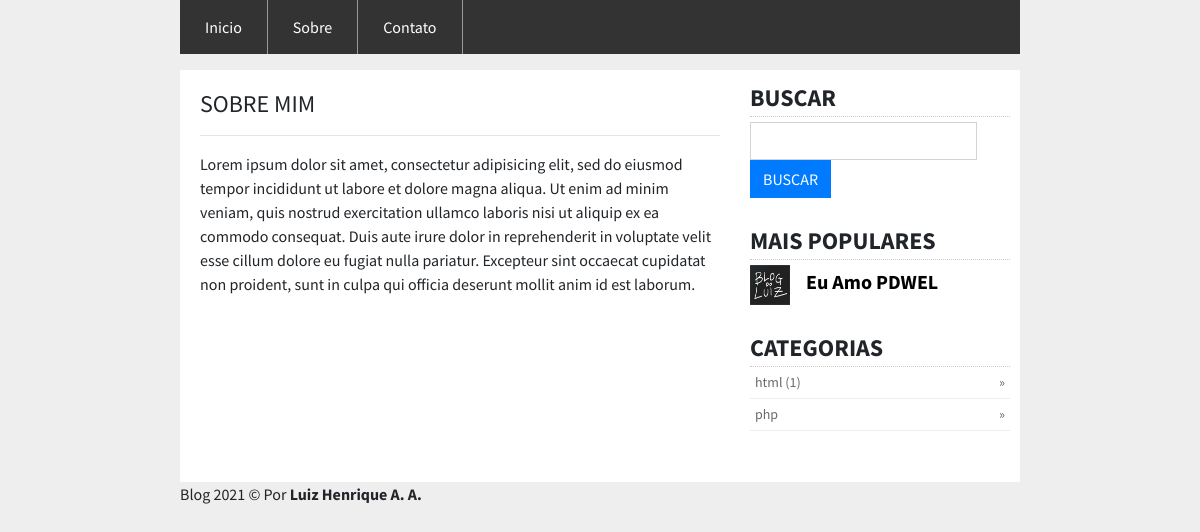
Screenshot of /sobre with the database file from the repository.
### tables this page shows
CREATE TABLE `posts` (
  `id` int(11) NOT NULL,
  `titulo` varchar(200) NOT NULL,
  `subtitulo` varchar(200) NOT NULL,
  `postagem` text NOT NULL,
  `imagem` varchar(200) NOT NULL,
  `data` varchar(200) NOT NULL,
  `categoria` varchar(200) NOT NULL,
  `id_postador` varchar(200) NOT NULL,
  `visualizacoes` int(200) NOT NULL DEFAULT '0'
);

CREATE TABLE `categorias` (
  `id` int(11) NOT NULL,
  `categoria` varchar(200) NOT NULL
);

### lib/functions.php (the view, shortened to what this page needs)
<?php
	function pdo(){
		$db_host = db_host;
		$db_usuario = db_usuario;
		$db_senha = db_senha;
		$db_banco = db_banco;
		try{
			return $pdo = new PDO("mysql:host={$db_host};dbname={$db_banco}", $db_usuario, $db_senha);
		}catch(PDOException $e){
			exit("Erro ao conectar-se ao banco: ".$e->getMessage());
		}
	}
	function paginacao(){
		$url = (isset($_GET['pagina'])) ? $_GET['pagina'] : 'inicio';
		$explode = explode('/', $url);
		$dir = 'pags/php/';
		$ext = '.php';
		if(file_exists($dir.$explode[0].$ext)){
			include($dir.$explode[0].$ext);
		}else{
			include($dir."p".$ext);
		}
	}
	function getPopularesPosts(){
		$pdo = pdo();
		$limite = totalPostsPorPagina;
		$stmt = $pdo->prepare("SELECT * FROM posts ORDER BY visualizacoes DESC LIMIT $limite");
		$stmt->execute();
		$total = $stmt->rowCount();
		if($total > 0){
			while($dados = $stmt->fetch(PDO::FETCH_ASSOC)){
				echo "<div class='content margin-top'>
	<div class='media'>
	  <img src='{$dados['imagem']}' class='mr-3'>
	  <div class='media-body'>
	    <h5 class='mt-0'><a href='{$dados['subtitulo']}'>{$dados['titulo']}</a></h5>
	  </div>
	</div>
</div>";
			}
		}
	}
	function getTotalPostsByCategoria($categoria){
		$pdo = pdo();
		$stmt = $pdo->prepare("SELECT * FROM posts WHERE categoria = :categoria");
		$stmt->execute([':categoria' => $categoria]);
		$total = $stmt->rowCount();
		if($total > 0){
			return "(".$total.")";
		}
	}
	function getCategoriasSite(){
		$pdo = pdo();
		$stmt = $pdo->prepare("SELECT * FROM categorias ORDER BY categoria ASC");
		$stmt->execute();
		$total = $stmt->rowCount();
		if($total > 0){
			while ($dados = $stmt->fetch(PDO::FETCH_ASSOC)) {
				echo "<li><a href='categoria/{$dados['id']}'>{$dados['categoria']} ".getTotalPostsByCategoria($dados['id'])."</a></li>";
			}
		}
	}
?>

### css/style.css (style rules this page uses)
* { margin: 0px; padding: 0px; }
body { background-color: #EEE; font-family: 'Source Sans Pro', sans-serif; }
@media (min-width:992px) { body { margin-left: 15%; margin-right: 15%; } }
.menu-right .margin-top { margin-top: 5px; }
.menu-right .content { padding-bottom: 5px; }
.menu-right .content .mr-3 { width: 40px; height: 40px; }
.menu-right .content .mt-0 { font-weight: bold; padding-top: 5px; }
.menu-right .content .mt-0 a, a:hover { color: #000; text-decoration: none; }
.menu-right .content ul li { color: #696969; border-bottom: 1px solid #eee; padding: 5px; }
.menu-right .content ul li a { color: #696969; }
.menu-right .content ul li a::after { content: " \00BB \0020"; float: right; }

### rows the page displays
posts: imagem (picture), titulo "Eu Amo PDWEL"
categorias: categoria "html", id "(1)"
categorias: categoria "php"

### other values shown
titulo_site "Blog 2021"
